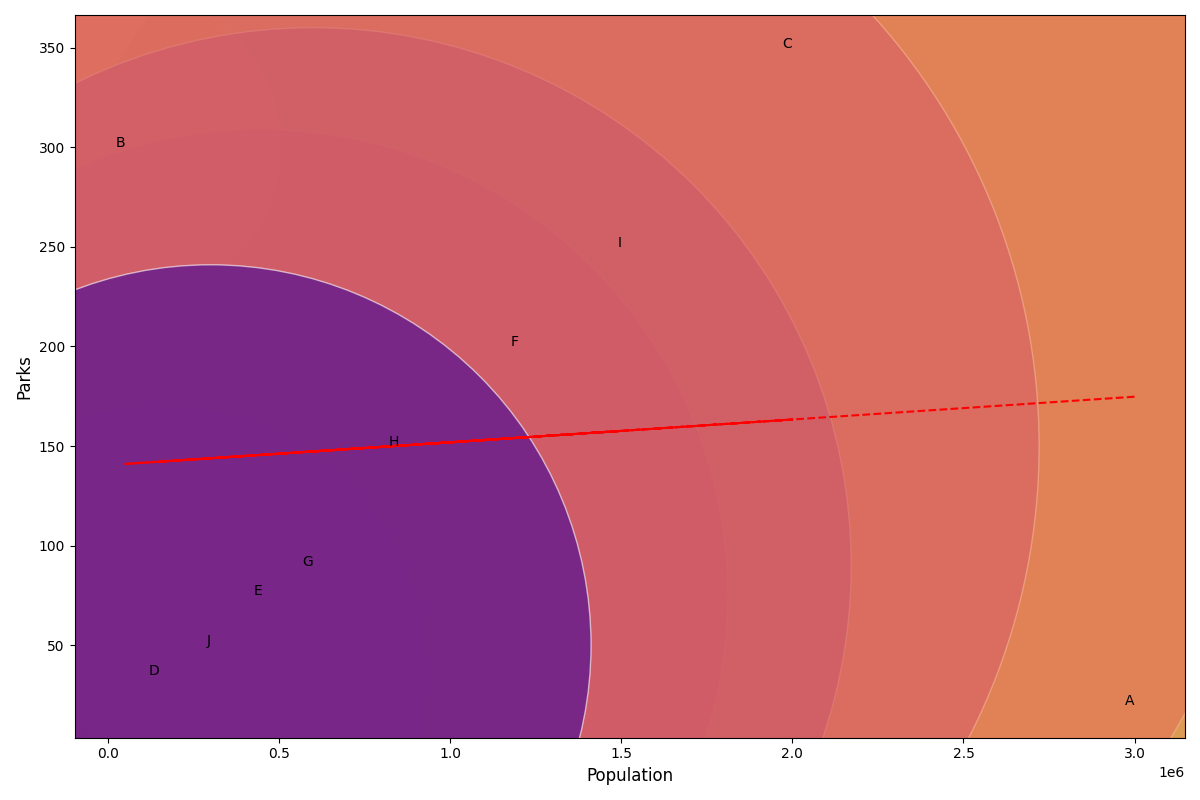

This figure's Python source:
import numpy as np
import matplotlib.pyplot as plt

cities = ['A', 'B', 'C', 'D', 'E', 'F', 'G', 'H', 'I', 'J']
populations = [3000000, 50000, 2000000, 150000, 450000, 1200000, 600000, 850000, 1500000, 300000]
park_counts = [20, 300, 350, 35, 75, 200, 90, 150, 250, 50]

fig, ax = plt.subplots(figsize=(12, 8))

ax.scatter(populations, park_counts, s=populations, alpha=0.6, edgecolors='w', c=park_counts, cmap='plasma')

for i, city in enumerate(cities):
    ax.annotate(city, (populations[i], park_counts[i]), fontsize=10, ha='right')

coefficients = np.polyfit(populations, park_counts, 1)
polynomial = np.poly1d(coefficients)
trendline = polynomial(populations)
ax.plot(populations, trendline, color='red', linestyle='--', linewidth=1.5)

ax.set_xlabel('Population', fontsize=12)
ax.set_ylabel('Parks', fontsize=12)

plt.tight_layout()
plt.show()
